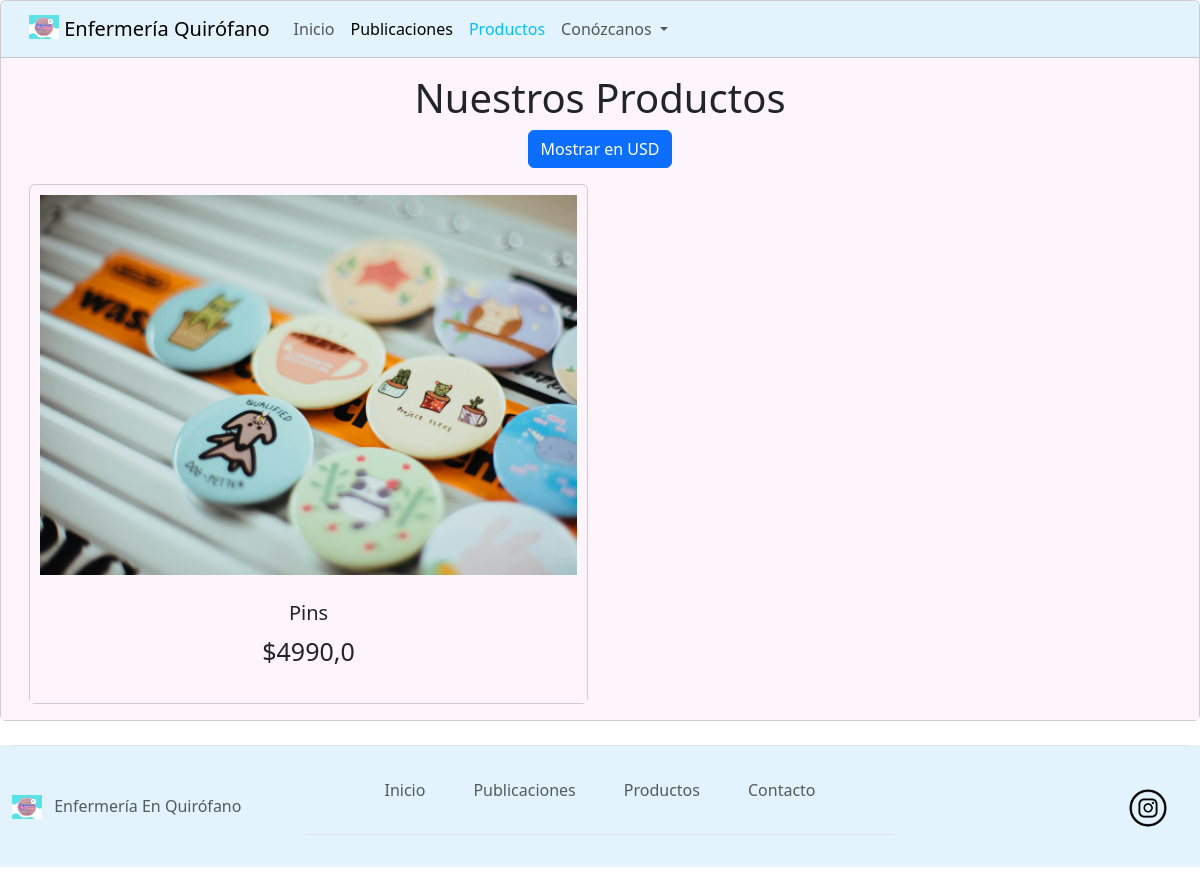
Before: /productos/ with the older database file.
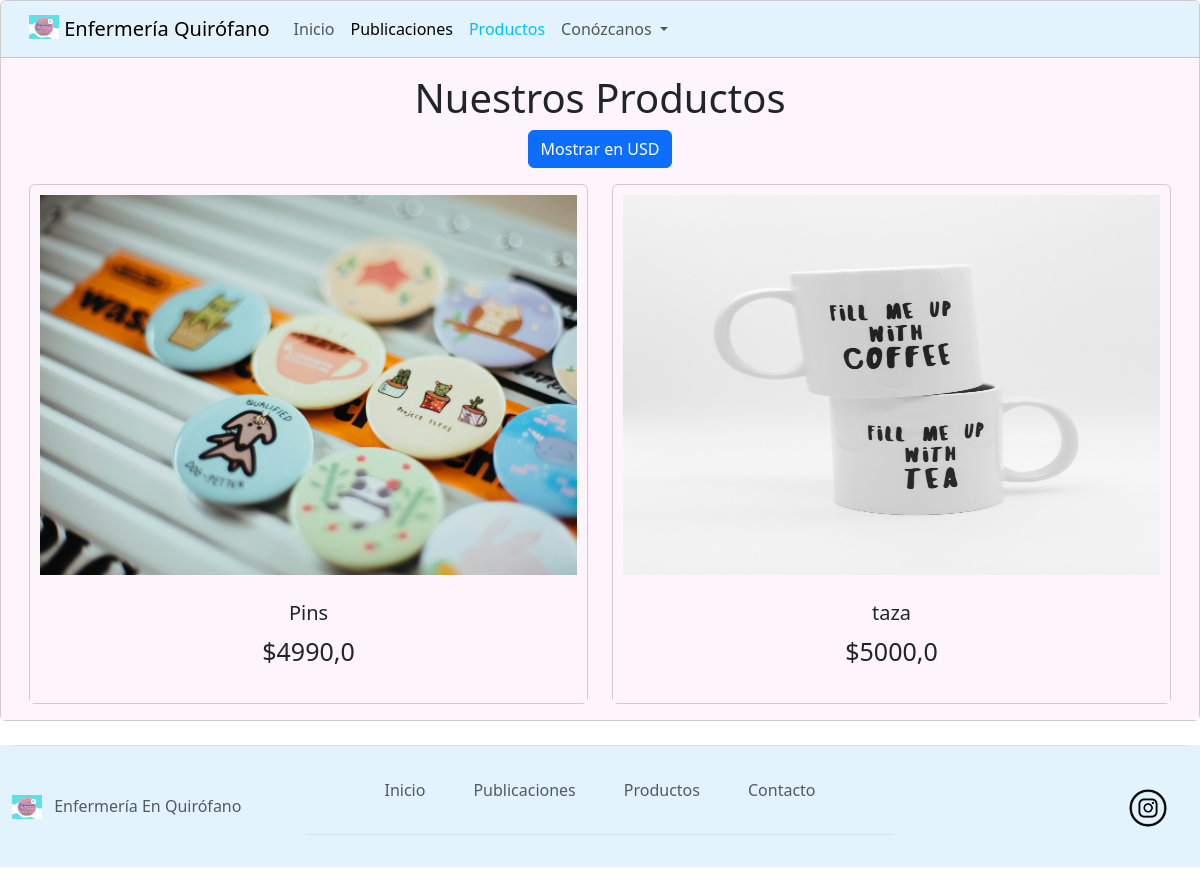
After: the same page with the newer database file.
### productos/models.py (models this page shows, shortened)
class Producto(models.Model):
    author = models.ForeignKey(settings.AUTH_USER_MODEL, on_delete=models.CASCADE)
    name = models.CharField(max_length=100)
    image = models.ImageField(null=True)
    price = models.FloatField()

### productos/views.py (the view)
# urls.py: path('', views.product_list, name='product_list'),
def product_list(request):
    product = Producto.objects.all()
    context ={'product': product}
    return render (request,'productos/product_list.html',context)

### productos/templates/productos/product_list.html
{% extends 'productos/base3.html' %}
{% load static %}
{% block content %}
<div class="container-fluid">
    <h1 id="titProduc">Nuestros Productos</h1>
    <button id="toggleDivisa" data-divisa="CLP" class="btn btn-primary mb-3">Mostrar en USD</button>
    <div class="row row-cols-1 row-cols-md-2 g-4">
        {% for producto in product %}
        <div class="col">
            <div class="card">
                <img src="{{ producto.image.url }}" class="card-img-producto" alt="Pines">
                <div class="card-body">
                    <h5 class="producto">{{ producto.name }}</h5>
                    <p class="precio">${{ producto.price }}</p>
                </div>
            </div>
        </div>
        {% endfor %}
    </div>
</div>
{% endblock %}

### productos/templates/productos/base3.html (shortened to what this page needs)
{% load static %}
<!DOCTYPE html>
<html lang="es">
<head>
    <link href="https://cdn.jsdelivr.net/npm/bootstrap@5.3.3/dist/css/bootstrap.min.css" rel="stylesheet"
>
    <link rel="stylesheet" href="{% static 'css/stylesheet.css' %}">
</head>
<body>
    <div class="card text-center">
        <div class="card-header">
            <nav id="navbar" class="navbar navbar-expand-lg bg-body-tertiary">
                <div id="navbar2" class="container-fluid">
                    <a class="navbar-brand" href="{% url 'index' %}">
                        <img src="{% static 'img/log_enf_qx.svg' %}" alt="Logo" width="30"
                            height="24" class="d-inline-block align-text-top">
                        Enfermería Quirófano
                    </a>
                    <div class="collapse navbar-collapse" id="navbarNavDropdown">
                        <ul class="navbar-nav">
                            <li class="nav-item">
                                <a  class="nav-link" aria-current="page" href="{% url 'index' %}">Inicio</a>
                            </li>
                            <li class="nav-item">
                                <a  class="nav-link active" href="{% url 'post_list'%}">Publicaciones</a>
                            </li>
                            <li class="nav-item">
                                <a id="activo" class="nav-link" href="{% url 'product_list'%}">Productos</a>
                            </li>
                            <li class="nav-item dropdown">
                                <a class="nav-link dropdown-toggle" href="#" role="button" data-bs-toggle="dropdown"
                                    aria-expanded="false">
                                    Conózcanos
                                </a>
                            </li>
                            <li class="nav-item">
                            </li>
                        </ul>
                    </div>
                </div>
            </nav>
        </div>
        <div class="card-body">
            {% block content %}
            {% endblock %}
        </div>
    </div>
    <div class="card-footer">
        <div class="container-fluid">
            <footer class="d-flex flex-wrap justify-content-between align-items-center py-3 my-4 border-top">
                <div class="col-md-3">
                    <a href="{% url 'index' %}" class="mb-3 me-2 mb-md-0 text-body-secondary text-decoration-none lh-1">
                        <img src="{% static 'img/log_enf_qx.svg' %}" alt="Logo" width="30"
                            height="24" class="d-inline-block align-text-top">
                    </a>
                    <span class="mb-3 mb-md-0 text-body-secondary">Enfermería En Quirófano</span>
                </div>
                <div class="col-md-6">
                    <ul class="nav justify-content-center border-bottom pb-3 mb-3">
                        <li class="nav-link"><a href="{% url 'index' %}" class="nav-link px-2 text-body-secondary">Inicio</a>
                        </li>
                        <li class="nav-link"><a href="{% url 'post_list'%}"
                                class="nav-link px-2 text-body-secondary">Publicaciones</a></li>
                        <li class="nav-link"><a href="{% url 'product_list'%}"
                                class="nav-link px-2 text-body-secondary">Productos</a></li>
                        <li class="nav-link"><a href="{% url 'contacto'%}"
                                class="nav-link px-2 text-body-secondary">Contacto</a></li>
                    </ul>
                </div>
                <ul class="nav col-md-3 justify-content-end list-unstyled d-flex">
                    <li class="ms-3"><a class="ig-footer" href="https://www.instagram.com/enfermeria_quirofano/"><img
                                src="{% static 'img/iglog.png' %}" class="bi" width="80" height="80"></a></li>
                </ul>
            </footer>
        </div>
    </div>
</body>
</html>

### publicacion/static/css/stylesheet.css (style rules this page uses)
.card-body { background-color: #fdf5fb; }
.card-header { background-color: #E3F3FD; }
.card-footer { background-color: #E3F3FD; }
#navbar { background-color: #E3F3FD; padding-top: 0px; padding-bottom: 0px; }
#navbar2 { background-color: #E3F3FD; padding-top: 0px; padding-bottom: 0px; }
.card-img-producto { padding: 10px; height: 400px ; width: 100%; }
#activo { color: #00bfff; }
#titProduc { background-color: #fdf5fb; }
.card { background-color: #fdf5fb; }
.precio { font-size:25px ; }

Changed rows visible on the page:
added Producto: image (picture), name "taza", price "5000,0"
